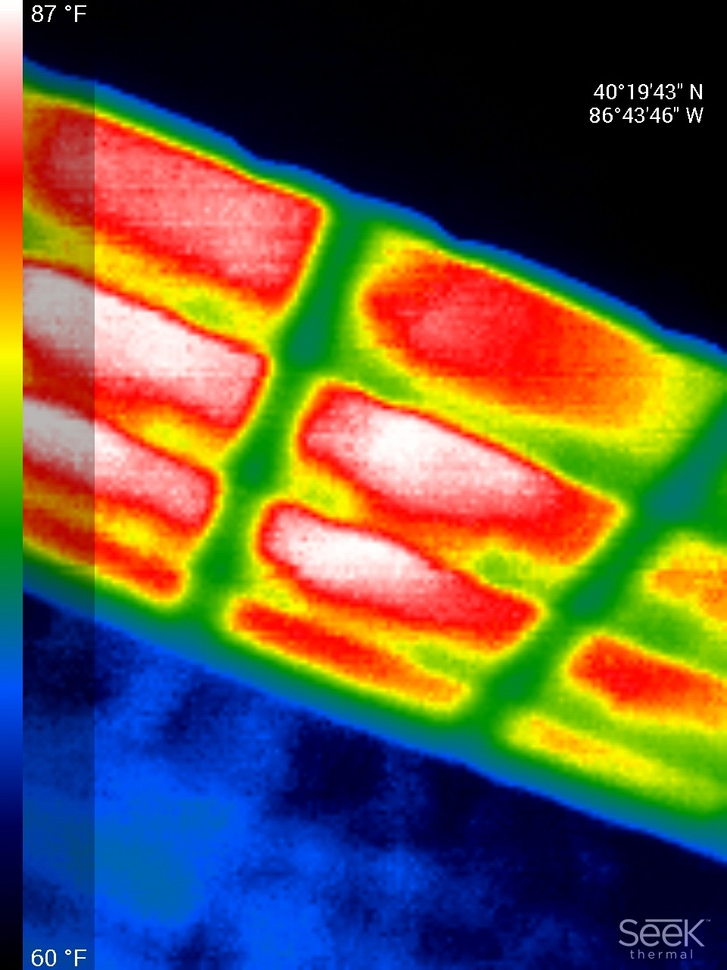
#> input picture ColorDetection/images/actual solar panel.jpg, 727 x 970 px, shrunk from 960 x 1280 before the run
$ python color.py --image 'images/actual solar panel.jpg'
#> lines starting #> are read from the running program, lines starting #| are printed output that depends on the picture; after the words box and inside, x2 and y2 are one past the last pixel; in counts of white or black regions, pixels touching at a corner belong together
'''
From: https://www.pyimagesearch.com/2014/08/04/opencv-python-color-detection/
Modified: Joey Kim (lufovic77@gmail.com)
'''
import numpy as np
import argparse
import cv2
#Essential packages

parser = argparse.ArgumentParser()
parser.add_argument("-i", "--image", help = "it means path to images")
#option: i, key: image, help: option
args = vars(parser.parse_args())

#load images from disk
image = cv2.imread(args["image"])
#> image is the input picture: shape (970, 727, 3); mean B, G, R 63.7, 86.5, 98.7

# the list of boundaries -> for RGB colors(order no matters)
boundaries = [
	([17, 15, 100], [50, 56, 255])
	#Not RGB order. OpenCV accepts it as BGR order
	#Only detects the B value between 17 and 50, G value between 15 and 56
	#R value between 100 and 255.
]
# it represents the upper limit and lower limit.
# For the first row of array, it means that
# one color should be in range of 17 and 50.
# another color should be in 15 and 56 range
# the other one should be between 100 and 200.

# Now, use inRange method to implement color detection.
for (lower, upper) in boundaries:
	lower = np.array(lower, dtype = "uint8") #dtype for datatype
	upper = np.array(upper, dtype = "uint8")
	print(lower)
	print(upper)
	mask = cv2.inRange(image, lower, upper)
	#image: where the color detection will be performed
	# lower & upper: the upper and lower limit value of the color
	output = cv2.bitwise_and(image, image, mask = mask)
	# shows only pixels that corresponds to the mask

	cv2.imshow("images", np.hstack([image, output]))
	cv2.waitKey(0)
#> this loop made 1 pass
#> pass 1, `mask = cv2.inRange(image, lower, upper)`:
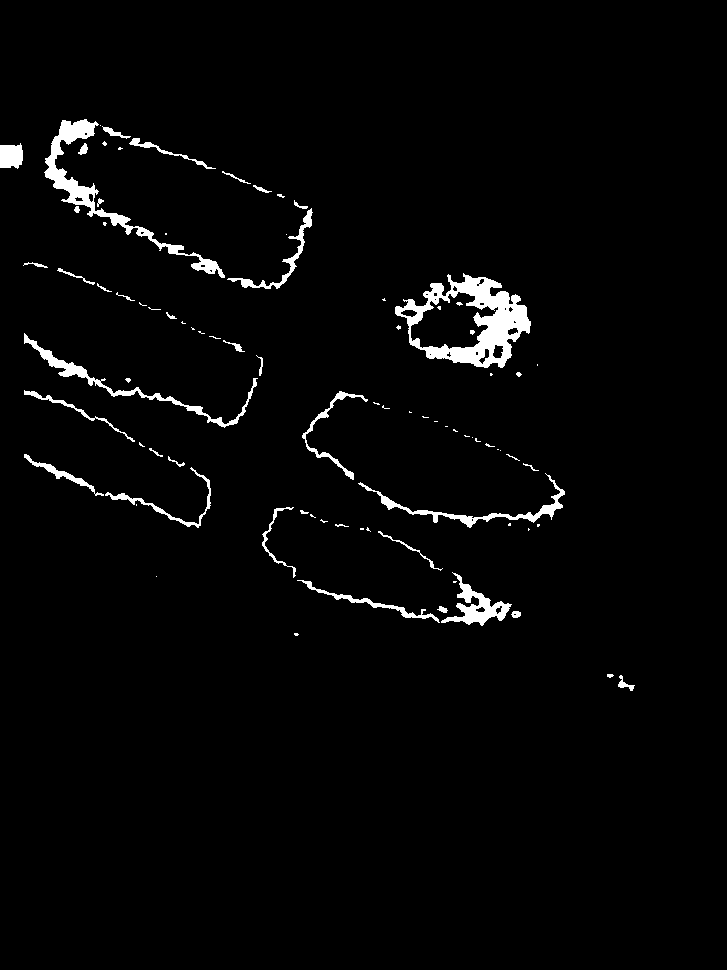
#> mask: shape (970, 727); 2.5% white; 86 white regions (46 under 20 px), largest, box (x1, y1, x2, y2) and area: (395, 273, 531, 368) 4955, (44, 119, 225, 278) 2900, (24, 333, 258, 428) 1509
#> pass 1, `output = cv2.bitwise_and(image, image, mask = mask)`:
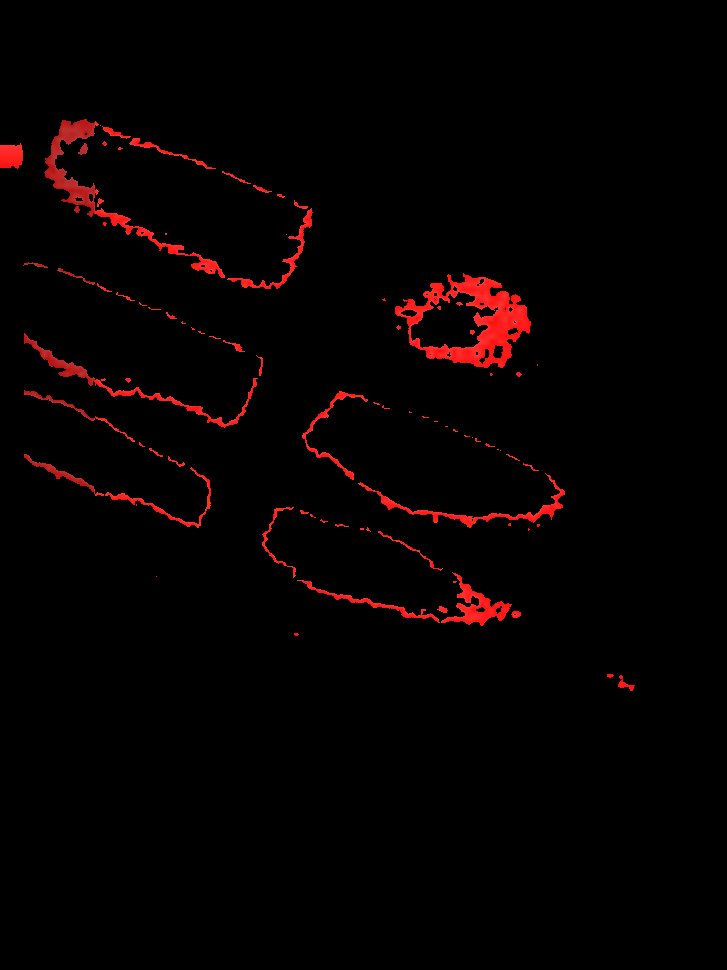
#> output: shape (970, 727, 3); mean B, G, R 0.8, 0.9, 6
#> pass 1, `cv2.imshow("images", np.hstack([image, output]))`:
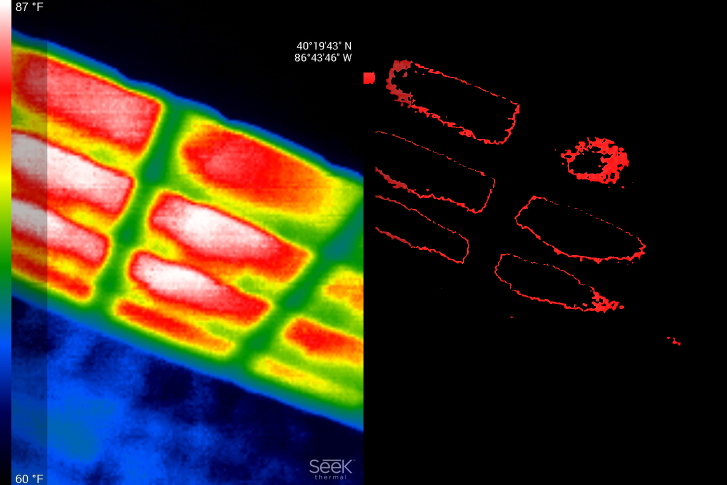
#> window 'images': shape (970, 1454, 3) (shown at 1/2 size); mean B, G, R 32.2, 43.7, 52.4
